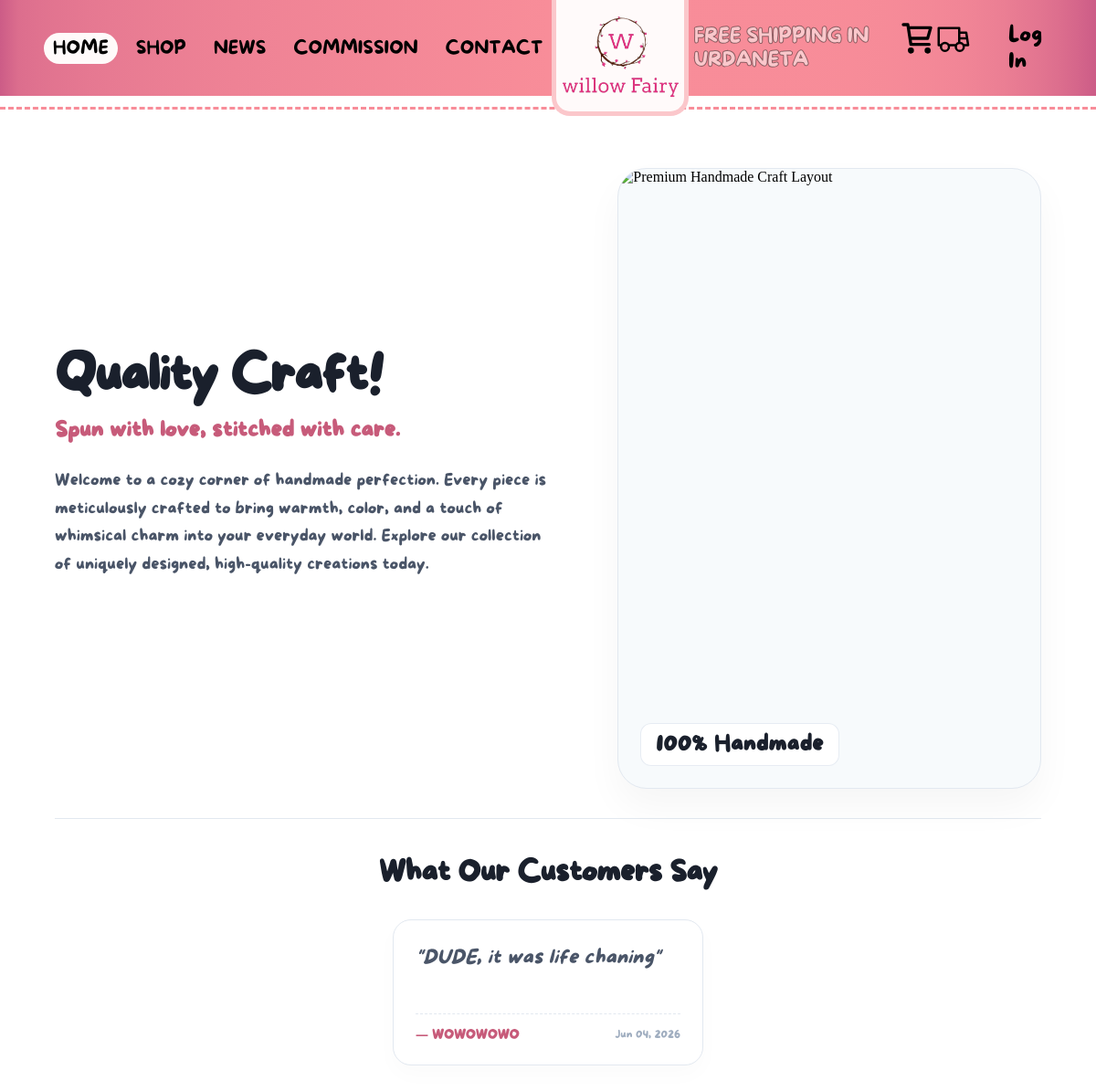
Before: / with the older database file.
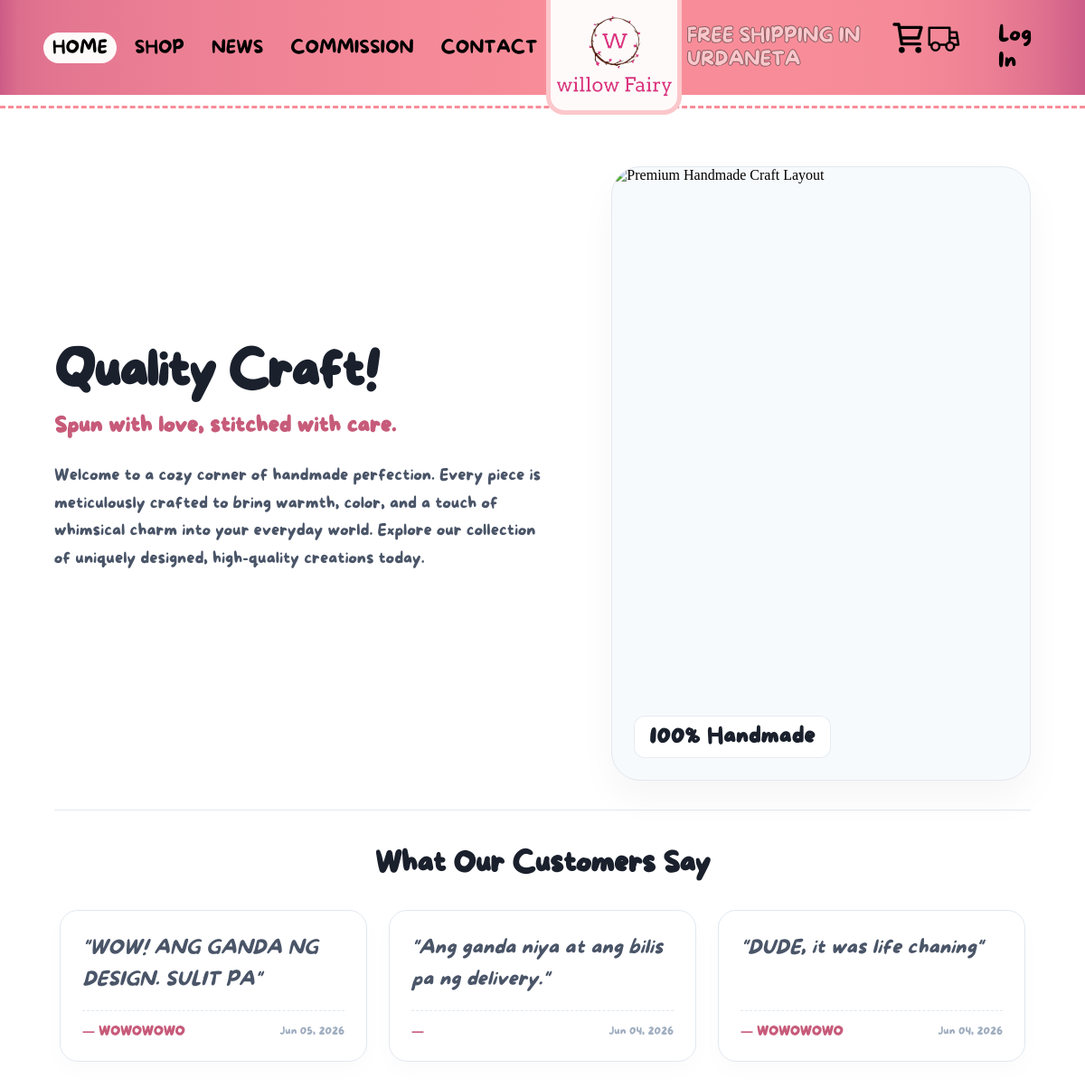
After: the same page with the newer database file.
### dashboard/models.py (models this page shows, shortened)
class Review(models.Model):
    id = models.AutoField(primary_key=True)
    customer = models.ForeignKey(Customer, on_delete=models.CASCADE, related_name='reviews')
    order = models.ForeignKey('Order', on_delete=models.CASCADE, related_name='order_reviews', null=True, blank=True)
    content = models.TextField(max_length=1000)
    date_created = models.DateTimeField(auto_now_add=True)
    class Meta:
        ordering = ['-date_created']

class Customer(models.Model):
    user = models.OneToOneField(User, on_delete=models.CASCADE, null=True)
    date_created = models.DateTimeField(auto_now_add=True)
    name = models.CharField(max_length=100)
    email = models.EmailField(default='placeholder@example.com')
    phone_number = models.CharField(max_length=20, default="09876543210")

### main/views.py (the view)
# urls.py: path('', views.index, name='index'),
def index(request):
    random_reviews = Review.objects.all().order_by('?')[:3]
    context = {
        'random_reviews': random_reviews,
    }
    return render(request, 'main/index.html', context)

### main/templates/main/index.html (shortened to what this page needs)
{% extends 'main/base_main.html' %}
{% block content %}
    <div class="home-margin">
        <div class="home-left-box">
            <h1 class="home-title">Quality Craft!</h1>
            <h3 class="home-sub-title">Spun with love, stitched with care.</h3>
            <p class="home-description">
                Welcome to a cozy corner of handmade perfection. Every piece is meticulously crafted to bring warmth, color, and a touch of whimsical charm into your everyday world. Explore our collection of uniquely designed, high-quality creations today.
            </p>
        </div>
        <div class="home-right-box">
            <div class="home-image-card">
                <img src="/static/images/landing-home.png" alt="Premium Handmade Craft Layout" class="home-hero-image">
                <div class="home-image-decorative-badge">100% Handmade</div>
            </div>
        </div>
    </div>
    {% if random_reviews %}
    <div class="home-reviews-section">
        <h2 class="reviews-section-title">What Our Customers Say</h2>
        <div class="reviews-grid-layout">
            {% for review in random_reviews %}
            <div class="homepage-review-card">
                <p class="review-card-text">"{{ review.content }}"</p>
                <div class="review-card-footer">
                    <span class="review-card-author">— {{ review.customer.name }}</span>
                    <span class="review-card-date">{{ review.date_created|date:"M d, Y" }}</span>
                </div>
            </div>
            {% endfor %}
        </div>
    </div>
    {% endif %}
{% endblock %}

Changed rows visible on the page:
added Review: content "WOW! ANG GANDA NG DESIGN. SULIT PA", customer.name "WOWOWOWO", date_created "Jun 05, 2026"
added Review: content "Ang ganda niya at ang bilis pa ng delivery.", date_created "Jun 04, 2026"
